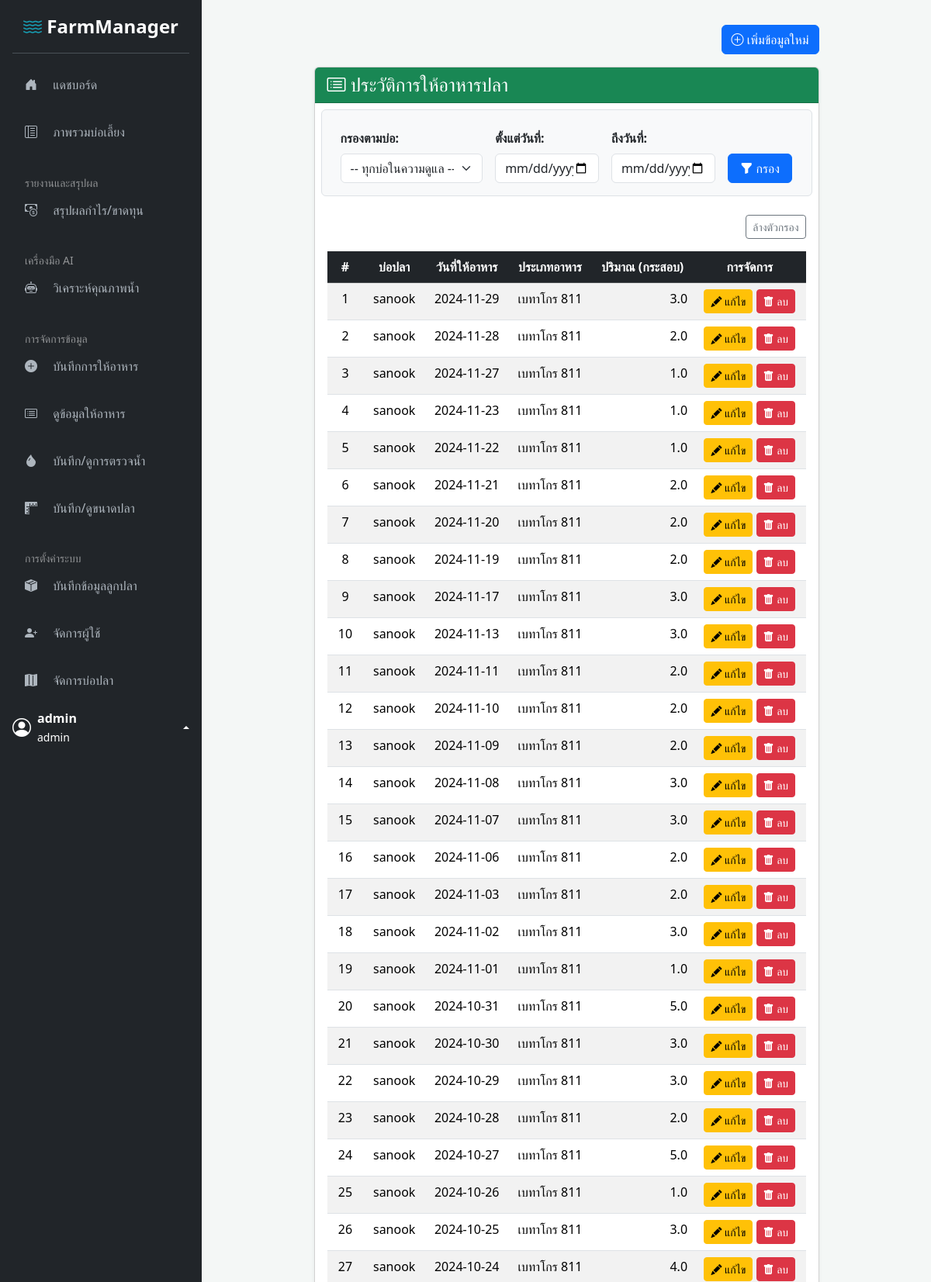
The page /view_feeding.php (signed in, upper part) on the database its author committed.
### tables this page shows
CREATE TABLE `feeding_records` (
  `id` int(11) NOT NULL,
  `pond_id` int(11) NOT NULL,
  `feed_date` date NOT NULL,
  `feed_type` varchar(100) NOT NULL,
  `feed_amount_sacks` float NOT NULL
);

CREATE TABLE `ponds` (
  `id` int(11) NOT NULL,
  `name` varchar(100) NOT NULL,
  `size_rai` float NOT NULL
);

### view_feeding.php (the view, shortened to what this page needs)
<?php
include 'templates/sidebar_header.php';
$filter_start_date = $_GET['start_date'] ?? '';
$filter_end_date = $_GET['end_date'] ?? '';
$params = [];
$where_sql = "";
$sql_records = "SELECT fr.*, p.name AS pond_name FROM feeding_records fr JOIN ponds p ON fr.pond_id = p.id $where_sql ORDER BY fr.feed_date DESC, fr.id DESC";
$stmt_records = $conn->prepare($sql_records);
$stmt_records->execute($params);
$records = $stmt_records->fetchAll(PDO::FETCH_ASSOC);
?>
<div class="row justify-content-center">
    <div class="col-lg-10 col-xl-9">
        <div class="d-flex justify-content-end mb-3">
            <a href="add_feeding.php" class="btn btn-primary"><i class="bi bi-plus-circle"></i> เพิ่มข้อมูลใหม่</a>
        </div>
        <div class="card shadow-sm mb-4">
            <div class="card-header bg-success text-white">
                <h4 class="mb-0"><i class="bi bi-card-list"></i> ประวัติการให้อาหารปลา</h4>
            </div>
            <div class="card-body">
                <form method="get" class="row gx-3 gy-2 align-items-center mb-4 p-3 bg-light rounded border">
                    <div class="col-sm-4">
                        <label for="pond_filter" class="form-label fw-bold">กรองตามบ่อ:</label>
                        <select name="pond_filter" id="pond_filter" class="form-select">
                            <option value="all">-- ทุกบ่อในความดูแล --</option>
                        </select>
                    </div>
                    <div class="col-sm-3">
                        <label for="start_date" class="form-label fw-bold">ตั้งแต่วันที่:</label>
                        <input type="date" name="start_date" id="start_date" class="form-control" value="<?= htmlspecialchars($filter_start_date) ?>">
                    </div>
                    <div class="col-sm-3">
                        <label for="end_date" class="form-label fw-bold">ถึงวันที่:</label>
                        <input type="date" name="end_date" id="end_date" class="form-control" value="<?= htmlspecialchars($filter_end_date) ?>">
                    </div>
                    <div class="col-sm-2 align-self-end">
                        <div class="d-grid">
                            <button type="submit" class="btn btn-primary"><i class="bi bi-funnel-fill"></i> กรอง</button>
                        </div>
                    </div>
                </form>
                <div class="text-end mb-3">
                    <a href="view_feeding.php" class="btn btn-outline-secondary btn-sm" title="ล้างค่าการกรอง">ล้างตัวกรอง</a>
                </div>
                <div class="table-responsive">
                    <table class="table table-striped table-hover mb-0">
                        <thead class="table-dark text-center">
                            <tr>
                                <th>#</th>
                                <th>บ่อปลา</th>
                                <th>วันที่ให้อาหาร</th>
                                <th>ประเภทอาหาร</th>
                                <th>ปริมาณ (กระสอบ)</th>
                                <?php if ($userRole === 'admin'): ?>
                                    <th>การจัดการ</th>
                                <?php endif; ?>
                            </tr>
                        </thead>
                        <tbody class="text-center">
                            <?php if (count($records) > 0): ?>
                                <?php foreach ($records as $index => $row): ?>
                                    <tr>
                                        <td><?= $index + 1 ?></td>
                                        <td><?= htmlspecialchars($row['pond_name']) ?></td>
                                        <td><?= htmlspecialchars($row['feed_date']) ?></td>
                                        <td><?= htmlspecialchars($row['feed_type']) ?></td>
                                        <td class="text-end"><?= htmlspecialchars(number_format($row['feed_amount_sacks'], 1)) ?></td>
                                        <?php if ($userRole === 'admin'): ?>
                                            <td>
                                                <a href="edit_feeding.php?id=<?= $row['id'] ?>" class="btn btn-warning btn-sm"><i class="bi bi-pencil-fill"></i> แก้ไข</a>
                                                <a href="view_feeding.php?delete_id=<?= $row['id'] ?>" class="btn btn-danger btn-sm" onclick="return confirm('คุณแน่ใจหรือไม่ว่าต้องการลบข้อมูลนี้?');"><i class="bi bi-trash-fill"></i> ลบ</a>
                                            </td>
                                        <?php endif; ?>
                                    </tr>
                                <?php endforeach; ?>
                            <?php else: ?>
                                <tr>
                                    <td colspan="<?= $userRole === 'admin' ? '6' : '5' ?>" class="text-muted text-center p-4">ไม่พบข้อมูลตามเงื่อนไขที่เลือก</td>
                                </tr>
                            <?php endif; ?>
                        </tbody>
                    </table>
                </div>
            </div>
        </div>
    </div>
</div>
<?php
include 'templates/sidebar_footer.php';
?>

### assets/css/custom.css (style rules this page uses)
:root { --primary-color: #0d6efd; --secondary-color: #6c757d; --sidebar-bg: #212529; --sidebar-link-color: #adb5bd; --sidebar-link-hover: #ffffff; --sidebar-link-active: #ffffff; }
body { background-color: #f4f7f6; min-height: 100vh; display: flex; }

### rows shown on the page
feeding_records: pond.name "sanook", feed_date "2024-11-29", feed_type "เบทาโกร 811", feed_amount_sacks "3.0"
feeding_records: pond.name "sanook", feed_date "2024-11-28", feed_type "เบทาโกร 811", feed_amount_sacks "2.0"
feeding_records: pond.name "sanook", feed_date "2024-11-27", feed_type "เบทาโกร 811", feed_amount_sacks "1.0"
feeding_records: pond.name "sanook", feed_date "2024-11-23", feed_type "เบทาโกร 811", feed_amount_sacks "1.0"
feeding_records: pond.name "sanook", feed_date "2024-11-22", feed_type "เบทาโกร 811", feed_amount_sacks "1.0"
feeding_records: pond.name "sanook", feed_date "2024-11-21", feed_type "เบทาโกร 811", feed_amount_sacks "2.0"
feeding_records: pond.name "sanook", feed_date "2024-11-20", feed_type "เบทาโกร 811", feed_amount_sacks "2.0"
feeding_records: pond.name "sanook", feed_date "2024-11-19", feed_type "เบทาโกร 811", feed_amount_sacks "2.0"
feeding_records: pond.name "sanook", feed_date "2024-11-17", feed_type "เบทาโกร 811", feed_amount_sacks "3.0"
feeding_records: pond.name "sanook", feed_date "2024-11-13", feed_type "เบทาโกร 811", feed_amount_sacks "3.0"
feeding_records: pond.name "sanook", feed_date "2024-11-11", feed_type "เบทาโกร 811", feed_amount_sacks "2.0"
feeding_records: pond.name "sanook", feed_date "2024-11-10", feed_type "เบทาโกร 811", feed_amount_sacks "2.0"
feeding_records: pond.name "sanook", feed_date "2024-11-09", feed_type "เบทาโกร 811", feed_amount_sacks "2.0"
feeding_records: pond.name "sanook", feed_date "2024-11-08", feed_type "เบทาโกร 811", feed_amount_sacks "3.0"
feeding_records: pond.name "sanook", feed_date "2024-11-07", feed_type "เบทาโกร 811", feed_amount_sacks "3.0"
feeding_records: pond.name "sanook", feed_date "2024-11-06", feed_type "เบทาโกร 811", feed_amount_sacks "2.0"
feeding_records: pond.name "sanook", feed_date "2024-11-03", feed_type "เบทาโกร 811", feed_amount_sacks "2.0"
feeding_records: pond.name "sanook", feed_date "2024-11-02", feed_type "เบทาโกร 811", feed_amount_sacks "3.0"
feeding_records: pond.name "sanook", feed_date "2024-11-01", feed_type "เบทาโกร 811", feed_amount_sacks "1.0"
feeding_records: pond.name "sanook", feed_date "2024-10-31", feed_type "เบทาโกร 811", feed_amount_sacks "5.0"
feeding_records: pond.name "sanook", feed_date "2024-10-30", feed_type "เบทาโกร 811", feed_amount_sacks "3.0"
feeding_records: pond.name "sanook", feed_date "2024-10-29", feed_type "เบทาโกร 811", feed_amount_sacks "3.0"
feeding_records: pond.name "sanook", feed_date "2024-10-28", feed_type "เบทาโกร 811", feed_amount_sacks "2.0"
feeding_records: pond.name "sanook", feed_date "2024-10-27", feed_type "เบทาโกร 811", feed_amount_sacks "5.0"
feeding_records: pond.name "sanook", feed_date "2024-10-26", feed_type "เบทาโกร 811", feed_amount_sacks "1.0"
feeding_records: pond.name "sanook", feed_date "2024-10-25", feed_type "เบทาโกร 811", feed_amount_sacks "3.0"
feeding_records: pond.name "sanook", feed_date "2024-10-24", feed_type "เบทาโกร 811", feed_amount_sacks "4.0"

### other values the page prints
$username "admin"
$userRole "admin"
